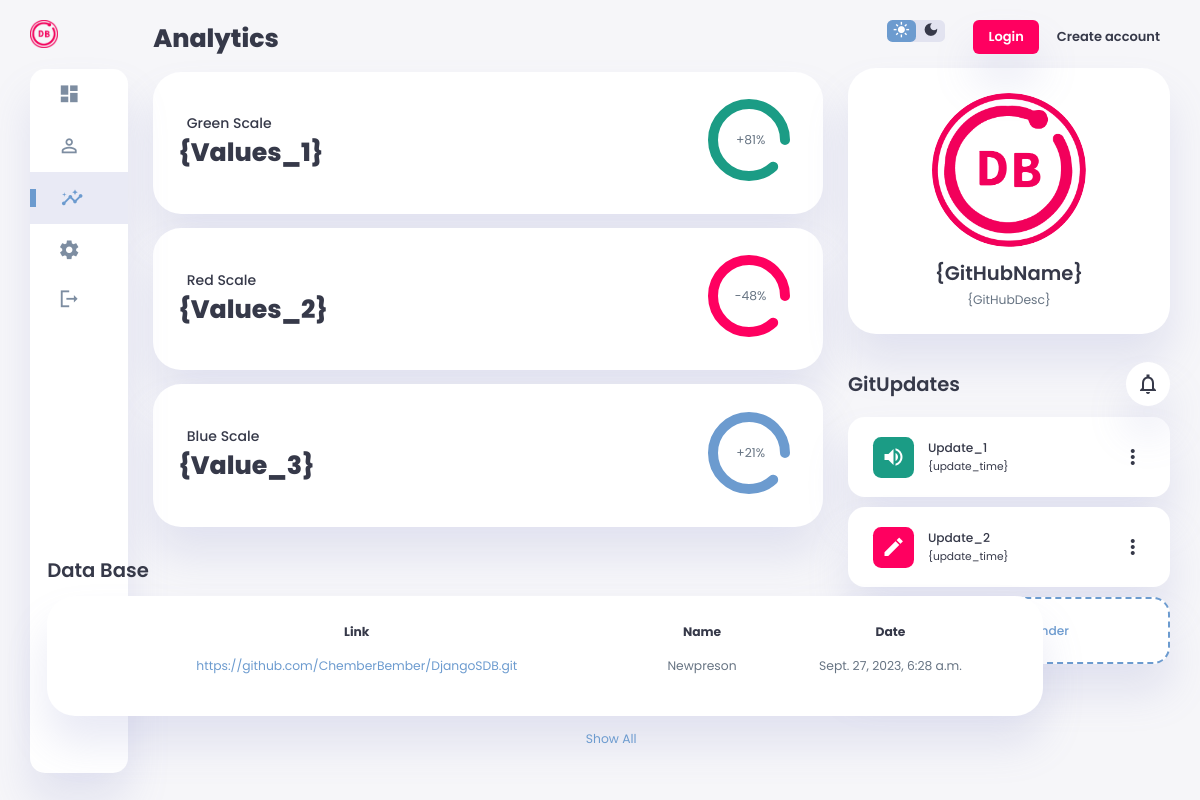
Before: /analytics with the older database file.
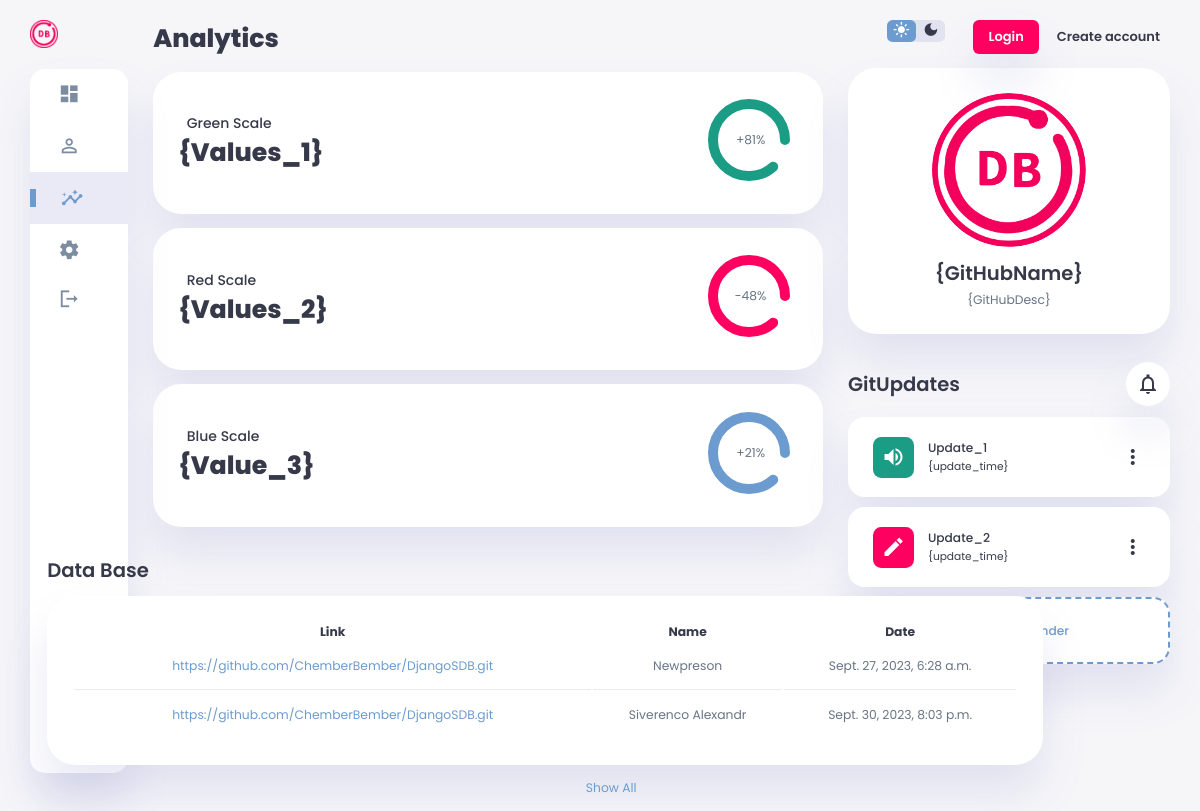
After: the same page with the newer database file.
### main/models.py (models this page shows)
class Projects(models.Model):
    Usernick = models.ForeignKey(UserData, on_delete=models.CASCADE)
    ProjectName = models.CharField(max_length=100)
    ProjectDescription = models.TextField(null = True, blank = True,)
    ProjectLink = models.URLField(max_length=100)
    ProjectDate = models.DateTimeField(auto_now_add=True)

class UserData(models.Model):
    Usernick = models.CharField(primary_key=True, max_length=20,default='ERROR')
    UserF = models.ForeignKey(User, on_delete=models.CASCADE)
    Fullname = models.CharField(max_length=20, null = True)
    UserAvatar = models.ImageField(upload_to='./static/DbImages/DBimages',null=True,default='./static/DbImages/DBimages/userunknown.jpg')
    UserGitLink = models.CharField(max_length=50, null = True)
    UserGroup = models.CharField(max_length=15, null = True)

### main/views.py (the view)
# urls.py: path('analytics',views.testable,name = 'analytics'),
def testable(request):
    projects = Projects.objects.all()
    userdata = UserData.objects
    return render(request, 'main/analytics.html',{'projects': projects, 'userdata': userdata})

### main/templates/main/analytics.html (shortened to what this page needs)
{% extends 'main/base.html' %}
{% load static %}
{% block main %}
    <h1>Analytics</h1>
            <div class="analyse">
                <div class="sales">
                    <div class="status">
                        <div class="info">
                            <h3>Green Scale</h3>
                            <h1>{Values_1}</h1>
                        </div>
                        <div class="progresss">
                            <svg>
                                <circle cx="38" cy="38" r="36"></circle>
                            </svg>
                            <div class="percentage">
                                <p>+81%</p>
                            </div>
                        </div>
                    </div>
                </div>
                <div class="visits">
                    <div class="status">
                        <div class="info">
                            <h3>Red Scale</h3>
                            <h1>{Values_2}</h1>
                        </div>
                        <div class="progresss">
                            <svg>
                                <circle cx="38" cy="38" r="36"></circle>
                            </svg>
                            <div class="percentage">
                                <p>-48%</p>
                            </div>
                        </div>
                    </div>
                </div>
                <div class="searches">
                    <div class="status">
                        <div class="info">
                            <h3>Blue Scale</h3>
                            <h1>{Value_3}</h1>
                        </div>
                        <div class="progresss">
                            <svg>
                                <circle cx="38" cy="38" r="36"></circle>
                            </svg>
                            <div class="percentage">
                                <p>+21%</p>
                            </div>
                        </div>
                    </div>
                </div>
            </div>
            <div class="recent-orders">
                <h2>Data Base</h2>
                <table>
                    <thead>
                        <tr>
                            <th>Link</th>
                            <th>Name</th>
                            <th>Date</th>
                        </tr>
                    </thead>
                    <tbody>
                    {% for project in projects%}
                    <tr>
                        <td>
                            <a href = '{{project.ProjectLink}}'>{{project.ProjectLink}}</a>
                        </td>
                    <td>
                        {{project.Usernick.Fullname}}
                    </td>
                    <td>
                        {{project.ProjectDate}}
                    </td>
                        {% endfor %}
                    </tbody>
                </table>
                <a href="#">Show All</a>
            </div>
{% endblock %}

### main/templates/main/base.html (shortened to what this page needs)
{% load static %}
<!DOCTYPE html>
<html lang="en">
<head>
    <link rel="stylesheet" href="{%static 'css/css5/style.css'%}">
</head>
<body>
    <div class="container">
{% block sidebar %}
<aside>
            <div class="toggle">
                <div class="logo">
                    <img src="{%static 'images/DB Logo.png'%}">
                </div>
            </div>
            <div class="sidebar">
                {% if request.path == '/dashboard' %}
                <a href="dashboard" class="activedashboard">
                    <span class="material-icons-sharp">
                        dashboard
                    </span>
                    <h3>Dashboard</h3>
                </a>
                {% else %}
                <a href="dashboard">
                    <span class="material-icons-sharp">
                    </span>
                </a>
                {% endif %}
                {% if request.path == '/users' %}
                <a href="users" class="active">
                    <span class="material-icons-sharp">
                        person_outline
                    </span>
                    <h3>Profile</h3>
                </a>
                {% else %}
                <a href="users">
                    <span class="material-icons-sharp">
                    </span>
                </a>
                {% endif %}
                {% if request.path == '/analytics' %}
                <a href="analytics" class="active">
                    <span class="material-icons-sharp">
                    </span>
                </a>
                {% endif %}
                {% if request.path == '/settings' %}
                <a href="settings" class="active">
                    <span class="material-icons-sharp">
                        settings
                    </span>
                    <h3>Settings</h3>
                </a>
                {% else %}
                <a href="settings">
                    <span class="material-icons-sharp">
                    </span>
                </a>
                {% endif %}
                <a href="{%url 'logout'%}">
                    <span class="material-icons-sharp">
                    </span>
                </a>
            </div>
        </aside>
{% endblock %}
<main>
{% block main %}{% endblock %}
    </main>
        {% block rightsection %}
        <div class="right-section">
            <div class="nav">
                <div class="dark-mode">
                    <span class="material-icons-sharp active">
                    </span>
                    <span class="material-icons-sharp">
                    </span>
                </div>
                {% if request.user.is_authenticated %}
                <div class="profile">
                    <div class="info">
                        <p>Hey, <b>{{user.username}}</b></p>
                        {% if user.username == "admin" %}
                        <small class="text-muted">Admin</small>
                        {% else %}
                        <small class="text-muted">User</small>
                        {%endif%}
                    </div>
                    <div class="profile-photo">
                        <img src="images/profile-1.jpg">
                    </div>
                </div>
                {% else %}
                <a class="loginbtn" href="login">Login</a>
                <a class="createacc" href="registration">Create account</a>
            {%endif%}
            </div>
            {% block rightuser %}
            <div class="user-profile">
                <div class="logo">
                    <img src="{%static 'images/DB Logo.png'%}">
                    <h2>{GitHubName}</h2>
                    <p>{GitHubDesc}</p>
                </div>
            </div>
            <div class="reminders">
                <div class="header">
                    <h2>GitUpdates</h2>
                    <span class="material-icons-sharp">
                    </span>
                </div>
                <div class="notification">
                    <div class="icon">
                        <span class="material-icons-sharp">
                        </span>
                    </div>
                    <div class="content">
                        <div class="info">
                            <h3>Update_1</h3>
                            <small class="text_muted">
                                {update_time}
                            </small>
                        </div>
                        <span class="material-icons-sharp">
                        </span>
                    </div>
                </div>
                <div class="notification deactive">
                    <div class="icon">
                        <span class="material-icons-sharp">
                        </span>
                    </div>
                    <div class="content">
                        <div class="info">
                            <h3>Update_2</h3>
                            <small class="text_muted">
                                {update_time}
                            </small>
                        </div>
                        <span class="material-icons-sharp">
                        </span>
                    </div>
                </div>
                <div class="notification add-reminder">
                    <div>
                        <h3>Add Reminder</h3>
                    </div>
                </div>
            </div>
            {% endblock %}
        </div>
        {% endblock %}
        </div>
</body>
</html>

Changed rows visible on the page:
added Projects: ProjectLink "https://github.com/ChemberBember/DjangoSDB.git", Usernick.Fullname "Siverenco Alexandr", ProjectDate "Sept. 30, 2023, 8:03 p.m."
